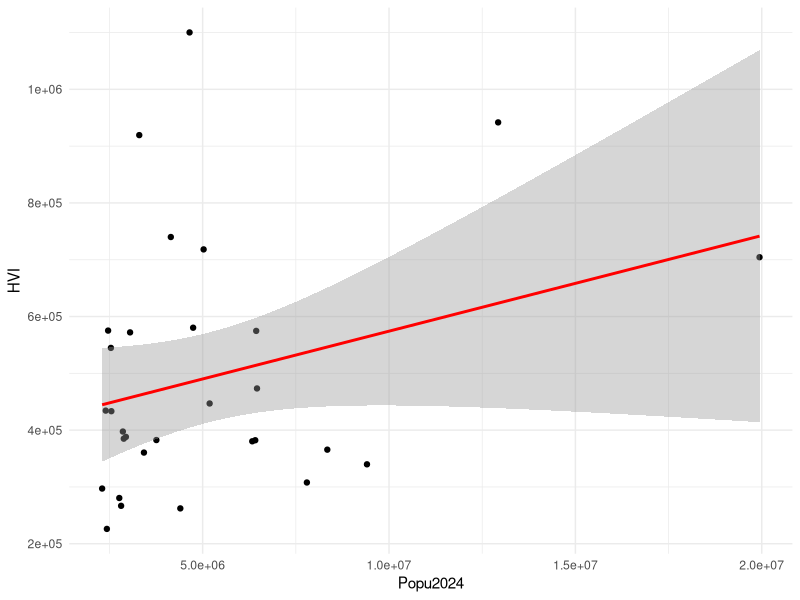

Reproduce this figure in R.
## ---- chunk 1
knitr::opts_chunk$set(echo = TRUE)
## ---- chunk 2
library('tidyverse')
library('ggplot2') # the major package for visualization in R
## ---- chunk 3
hvi <- read_csv("zillow_hvi_msa.csv")
## ---- chunk 4
hvi <- read_csv("zillow_hvi_msa.csv",
  col_types = cols(
    RegionName = col_character(),
    StateName  = col_character(),
    RegionID   = col_double(),
    Popu2024   = col_number(),
    .default   = col_double()   # for other columns
  )
)
head(hvi, 3)
## ---- chunk 5
head(hvi, 3)
## ---- chunk 6
hvi_tidy <- hvi %>%
  pivot_longer( # using `pivot_longer` to reshape wide → long
    cols = -c("RegionID", "RegionName", "Popu2024", "StateName"), # keep these 4 as identifier variables (don’t pivot them)
    names_to = "Date",  # old column names (like "1/31/00") become a new column called Date                 
    values_to = "HVI" # the cell values go into a new column called HVI 
    # values_drop_na = TRUE; default as FALSE; if TRUE, will remove rows with missing HVI.
  ) %>%
  mutate(
    Date = as.Date(Date, format = "%m/%d/%y")                   
  )
head(hvi_tidy,3)
## ---- chunk 7
colSums(is.na(hvi_tidy))
## ---- chunk 8
# remove NA then we can see there are 9237 rows afterwards, 3 missing values are removed
hvi_tidy_NA_remove <- hvi_tidy %>% 
  filter(!is.na(HVI))
dim(hvi_tidy_NA_remove)
## ---- chunk 9
# install.packages("skimr") # you only need to install once
library(skimr)
skim(hvi_tidy) # run `skim()` to get a quick overview of the dataset
## ---- chunk 10
ggplot(
  data = hvi_tidy_NA_remove %>%
    filter(Date == as.Date("2025-08-31")),
  aes(x = Popu2024, y = HVI)
) +
  geom_point() +
  geom_smooth(
    method = "lm",
    formula = y ~ x,
    se = TRUE,
    color = "red"
  ) +
  theme_minimal()
